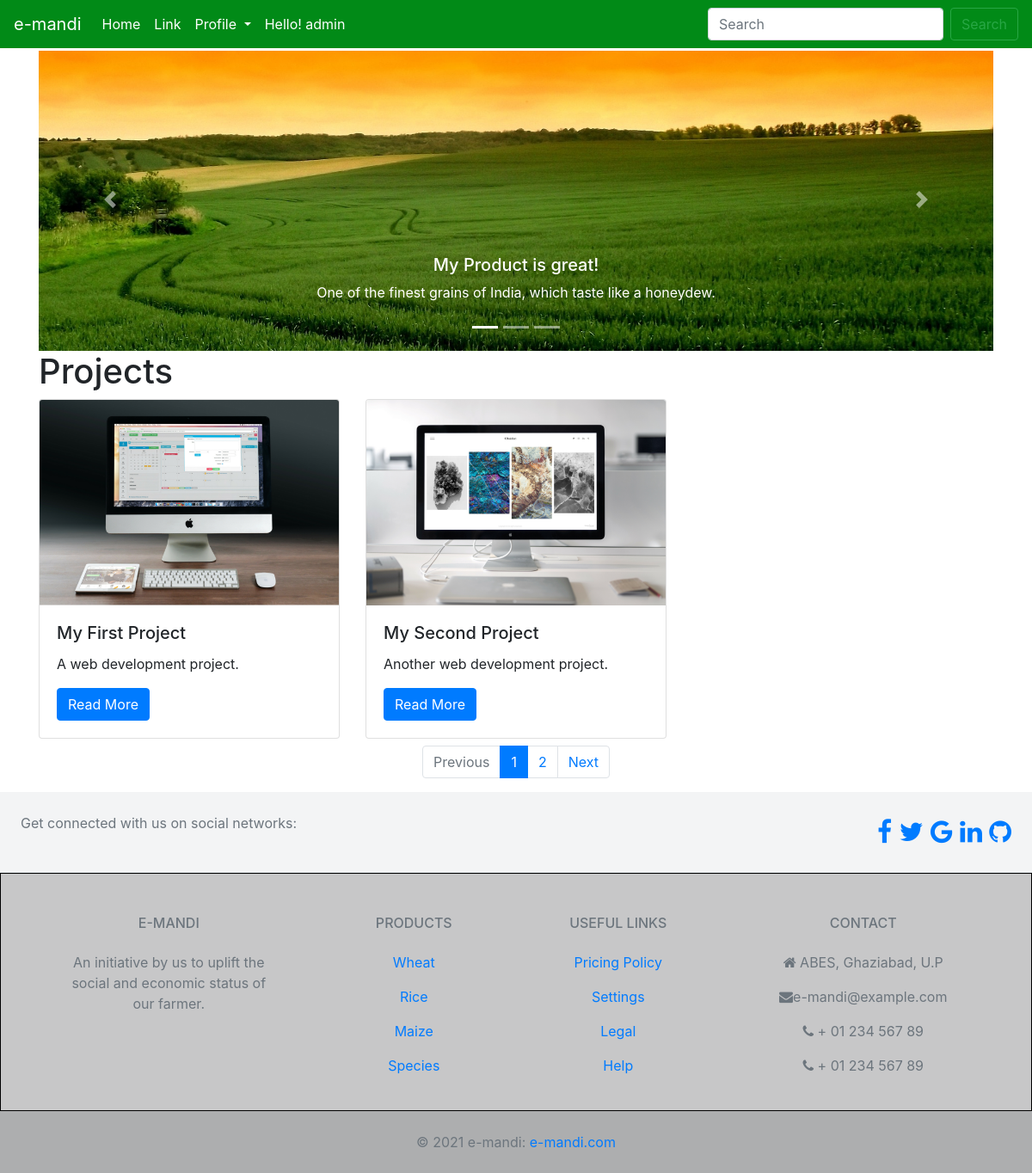
Screenshot of /uploaded_produces/ with the database file from the repository.
### uploaded_produces/models.py (models this page shows)
class FillProduceDetails(models.Model):
    objects = models.Manager
    title = models.CharField(max_length=100)
    description = models.TextField()
    technology = models.CharField(max_length=20)
    image = models.FilePathField(path="/img")

### uploaded_produces/views.py (the view)
# urls.py: path('', views.abstract_view, name="abstract_view"),
def abstract_view(request):
    projects = FillProduceDetails.objects.all()
    paginator = Paginator(projects, 2)
    page = request.GET.get('page')
    try:
        posts = paginator.page(page)
    except PageNotAnInteger:
        posts = paginator.page(1)
    except EmptyPage:
        posts = paginator.page(paginator.num_pages)
    context = {
        'projects': posts
    }
    return render(request, 'abstract_view.html', context)

### uploaded_produces/templates/abstract_view.html (shortened to what this page needs)
{% extends "base.html" %}
{% load static %}
{% block page_content %}
<div id="carouselExampleIndicators" class="carousel slide" data-ride="carousel">
  <ol class="carousel-indicators">
    <li data-target="#carouselExampleIndicators" data-slide-to="0" class="active"></li>
    <li data-target="#carouselExampleIndicators" data-slide-to="1"></li>
    <li data-target="#carouselExampleIndicators" data-slide-to="2"></li>
  </ol>
  <div class="carousel-inner">
    <div class="carousel-item active">
      <img class="d-block w-100" src="{% static 'img/wheat1.jpg' %}" alt="First slide" >
        <div class="carousel-caption d-none d-md-block">
         <h5>My Product is great!</h5>
         <p>One of the finest grains of India, which taste like a honeydew.</p>
        </div>
    </div>
  </div>
  <a class="carousel-control-prev" href="#carouselExampleIndicators" role="button" data-slide="prev">
    <span class="carousel-control-prev-icon" aria-hidden="true"></span>
  </a>
  <a class="carousel-control-next" href="#carouselExampleIndicators" role="button" data-slide="next">
    <span class="carousel-control-next-icon" aria-hidden="true"></span>
  </a>
</div>
<h1>Projects</h1>
<div class="row">
{% for project in projects %}
    <div class="col-md-4">
        <div class="card mb-2">
            <img class="card-img-top" src="{% static project.image %}">
            <div class="card-body">
                <h5 class="card-title">{{ project.title }}</h5>
                <p class="card-text">{{ project.description }}</p>
                <a href="{% url 'detail_view' project.pk %}"
                   class="btn btn-primary">
                    Read More
                </a>
            </div>
        </div>
    </div>
    {% endfor %}
</div>
{% include "pagination.html" with page=posts %}
{% endblock %}tml>

### personal_portfolio/templates/base.html (shortened to what this page needs)
<link rel="stylesheet" href="https://stackpath.bootstrapcdn.com/bootstrap/4.1.3/css/bootstrap.min.css">
<nav class="navbar navbar-expand-lg navbar-dark" style="background-color:#018a17;">
  <a class="navbar-brand" href="{% url 'abstract_view' %}">e-mandi</a>
  <div class="collapse navbar-collapse" id="navbarSupportedContent">
    <ul class="navbar-nav mr-auto">
      <li class="nav-item active">
        <a class="nav-link" href="{% url 'abstract_view' %}">Home <span class="sr-only">(current)</span></a>
      </li>
      <li class="nav-item active">
        <a class="nav-link" href="#">Link</a>
      </li>
      <li class="nav-item dropdown active">
        <a class="nav-link dropdown-toggle" href="#" id="navbarDropdown" role="button" data-toggle="dropdown" aria-haspopup="true" aria-expanded="false">
          Profile
        </a>
      </li>
      <li class="nav-item active">
        <a class="nav-link disabled" href="http://127.0.0.1:8000/admin/">Hello! admin</a>
      </li>
    </ul>
    <form class="form-inline my-2 my-lg-0">
      <input class="form-control mr-sm-2" type="search" placeholder="Search" aria-label="Search">
      <button class="btn btn-outline-success my-2 my-sm-0" type="submit">Search</button>
    </form>
  </div>
</nav>
<div class="container">
    {% block page_content %}{% endblock %}
</div>
{% include "footer.html" with page=posts %}

### uploaded_produces/templates/pagination.html (shortened to what this page needs)
    <nav aria-label="Page navigation example">
        <ul class="pagination justify-content-center">
        {% if projects.has_previous %}
            <li class="page-item">
            <a class="page-link" href="?page={{ projects.previous_page_number }}">Previous</a>
          </li>
        {% else %}
            <li class="page-item disabled">
            <a class="page-link" href="#" tabindex="-1" aria-disabled="true">Previous</a>
          </li>
        {% endif %}
        {% for i in projects.paginator.page_range %}
            {% if projects.number == i %}
                <li class="page-item active" aria-current="page">
              <span class="page-link">
                {{ i }}
              </span>
            </li>
            {% elif i > projects.number|add:'-5' and i < projects.number|add:'5' %}
                 <li class="page-item"><a class="page-link" href="?page={{ i }}">{{ i }}</a></li>
            {% endif %}
        {% endfor %}
        {% if projects.has_next %}
            <li class="page-item">
            <a class="page-link" href="?page={{ projects.next_page_number }}">Next</a>
          </li>
        {% else %}
            <li class="page-item disabled">
            <a class="page-link" href="#" tabindex="-1" aria-disabled="true">Next</a>
          </li>
        {% endif %}
      </ul>
    </nav>

### personal_portfolio/templates/footer.html (shortened to what this page needs)
<link rel="stylesheet" href="https://cdnjs.cloudflare.com/ajax/libs/font-awesome/4.7.0/css/font-awesome.min.css">
<footer class="text-center text-lg-start bg-light text-muted">
  <section class="d-flex justify-content-center justify-content-lg-between p-4 border-bottom" style="background-color: rgba(0, 0, 0, 0.02);">
    <div class="me-5 d-none d-lg-block">
      <span>Get connected with us on social networks:</span>
    </div>
    <div class="icons">
      <a href="#" class="me-4 text-reset">
        <i class="fa fa-facebook-f"></i>
      </a>
      <a href="#" class="me-4 text-reset">
        <i class="fa fa-twitter"></i>
      </a>
      <a href="#" class="me-4 text-reset">
        <i class="fa fa-google"></i>
      </a>
      <a href="#" class="me-4 text-reset">
        <i class="fa fa-linkedin"></i>
      </a>
      <a href="#" class="me-4 text-reset">
        <i class="fa fa-github"></i>
      </a>
    </div>
  </section>
  <section class="a" style="background-color: rgba(0, 0, 0, 0.2);" >
    <div class="container text-center text-md-start mt-5">
      <div class="row mt-3">
        <div class="col-md-3 col-lg-4 col-xl-3 mx-auto mb-4">
          <h6 class="text-uppercase fw-bold mb-4">
            e-mandi
          </h6>
          <p>
            An initiative by us to uplift the social and economic status of our farmer.
          </p>
        </div>
        <div class="col-md-2 col-lg-2 col-xl-2 mx-auto mb-4">
          <h6 class="text-uppercase fw-bold mb-4">
            Products
          </h6>
          <p>
            <a href="#!" class="text-reset">Wheat</a>
          </p>
          <p>
            <a href="#!" class="text-reset">Rice</a>
          </p>
          <p>
            <a href="#!" class="text-reset">Maize</a>
          </p>
          <p>
            <a href="#!" class="text-reset">Species</a>
          </p>
        </div>
        <div class="col-md-3 col-lg-2 col-xl-2 mx-auto mb-4">
          <h6 class="text-uppercase fw-bold mb-4">
            Useful links
          </h6>
          <p>
            <a href="#!" class="text-reset">Pricing Policy</a>
          </p>
          <p>
            <a href="#!" class="text-reset">Settings</a>
          </p>
          <p>
            <a href="#!" class="text-reset">Legal</a>
          </p>
          <p>
            <a href="#!" class="text-reset">Help</a>
          </p>
        </div>
        <div class="col-md-4 col-lg-3 col-xl-3 mx-auto mb-md-0 mb-4">
          <h6 class="text-uppercase fw-bold mb-4">
            Contact
          </h6>
          <p><i class="fa fa-home me-3"></i> ABES, Ghaziabad, U.P</p>
          <p>
            <i class="fa fa-envelope me-3"></i>e-mandi@example.com
          </p>
          <p><i class="fa fa-phone me-3"></i> + 01 234 567 89</p>
          <p><i class="fa fa-phone me-3"></i> + 01 234 567 89</p>
        </div>
      </div>
    </div>
  </section>
  <div class="text-center p-4" style="background-color: rgba(0, 0, 0, 0.3);">
    © 2021 e-mandi:
    <a class="text-reset fw-bold" href="#">e-mandi.com</a>
  </div>
</footer>

### uploaded_produces/templates/abstract_view.html (style rules this page uses)
.carousel { padding-top: 3px; }

### personal_portfolio/templates/footer.html (style rules this page uses)
.icons { font-size: 30px; }
section.a { height: auto; padding: 0; border: 1px solid black; }

### rows the page displays
FillProduceDetails: image (picture), title "My First Project", description "A web development project."
FillProduceDetails: image (picture), title "My Second Project", description "Another web development project."

### other values shown
{{ i }} "1"
{{ i }} "2"
